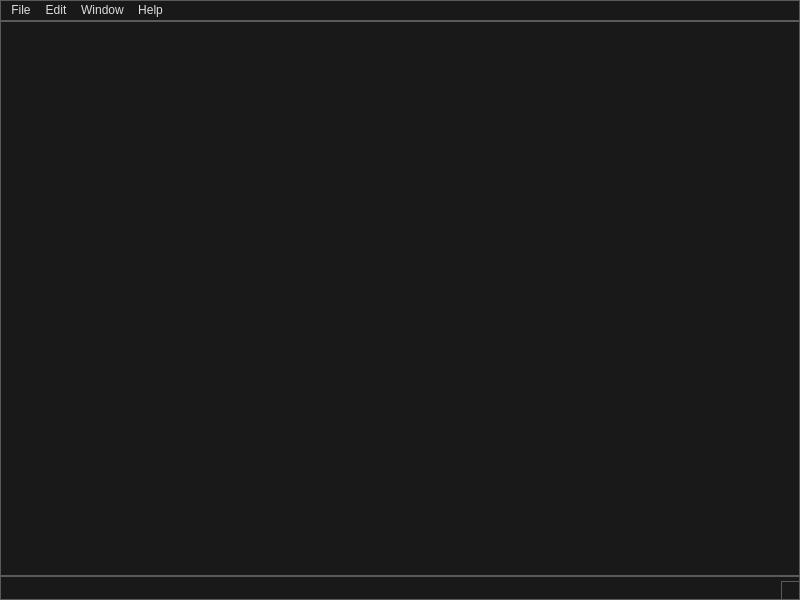
<?xml version="1.0" encoding="UTF-8"?>
<ui version="4.0">
 <class>MainWindow</class>
 <widget class="QMainWindow" name="MainWindow">
  <property name="geometry">
   <rect>
    <x>0</x>
    <y>0</y>
    <width>800</width>
    <height>600</height>
   </rect>
  </property>
  <property name="windowTitle">
   <string>MainWindow</string>
  </property>
  <property name="styleSheet">
   <string notr="true">/*
	Copyright 2013 Emanuel Claesson

	Licensed under the Apache License, Version 2.0 (the &quot;License&quot;);
	you may not use this file except in compliance with the License.
	You may obtain a copy of the License at

		http://www.apache.org/licenses/LICENSE-2.0

	Unless required by applicable law or agreed to in writing, software
	distributed under the License is distributed on an &quot;AS IS&quot; BASIS,
	WITHOUT WARRANTIES OR CONDITIONS OF ANY KIND, either express or implied.
	See the License for the specific language governing permissions and
	limitations under the License.
*/

/*
	COLOR_DARK     = #191919
	COLOR_MEDIUM   = #353535
	COLOR_MEDLIGHT = #5A5A5A
	COLOR_LIGHT    = #DDDDDD
	COLOR_ACCENT   = #3D7848
*/

* {
	background: #191919;
	color: #DDDDDD;
	border: 1px solid #5A5A5A;
}

QWidget::item:selected {
	background: #3D7848;
}

QCheckBox, QRadioButton {
	border: none;
}

QRadioButton::indicator, QCheckBox::indicator {
	width: 13px;
	height: 13px;
}

QRadioButton::indicator::unchecked, QCheckBox::indicator::unchecked {
	border: 1px solid #5A5A5A;
	background: none;
}

QRadioButton::indicator:unchecked:hover, QCheckBox::indicator:unchecked:hover {
	border: 1px solid #DDDDDD;
}

QRadioButton::indicator::checked, QCheckBox::indicator::checked {
	border: 1px solid #5A5A5A;
	background: #5A5A5A;
}

QRadioButton::indicator:checked:hover, QCheckBox::indicator:checked:hover {
	border: 1px solid #DDDDDD;
	background: #DDDDDD;
}

QGroupBox {
	margin-top: 6px;
}

QGroupBox::title {
	top: -7px;
	left: 7px;
}

QScrollBar {
	border: 1px solid #5A5A5A;
	background: #191919;
}

QScrollBar:horizontal {
	height: 15px;
	margin: 0px 0px 0px 32px;
}

QScrollBar:vertical {
	width: 15px;
	margin: 32px 0px 0px 0px;
}

QScrollBar::handle {
	background: #353535;
	border: 1px solid #5A5A5A;
}

QScrollBar::handle:horizontal {
	border-width: 0px 1px 0px 1px;
}

QScrollBar::handle:vertical {
	border-width: 1px 0px 1px 0px;
}

QScrollBar::handle:horizontal {
	min-width: 20px;
}

QScrollBar::handle:vertical {
	min-height: 20px;
}

QScrollBar::add-line, QScrollBar::sub-line {
	background:#353535;
	border: 1px solid #5A5A5A;
	subcontrol-origin: margin;
}

QScrollBar::add-line {
	position: absolute;
}

QScrollBar::add-line:horizontal {
	width: 15px;
	subcontrol-position: left;
	left: 15px;
}

QScrollBar::add-line:vertical {
	height: 15px;
	subcontrol-position: top;
	top: 15px;
}

QScrollBar::sub-line:horizontal {
	width: 15px;
	subcontrol-position: top left;
}

QScrollBar::sub-line:vertical {
	height: 15px;
	subcontrol-position: top;
}

QScrollBar:left-arrow, QScrollBar::right-arrow, QScrollBar::up-arrow, QScrollBar::down-arrow {
	border: 1px solid #5A5A5A;
	width: 3px;
	height: 3px;
}

QScrollBar::add-page, QScrollBar::sub-page {
	background: none;
}

QAbstractButton:hover {
	background: #353535;
}

QAbstractButton:pressed {
	background: #5A5A5A;
}

QAbstractItemView {
	show-decoration-selected: 1;
	selection-background-color: #3D7848;
	selection-color: #DDDDDD;
	alternate-background-color: #353535;
}

QHeaderView {
	border: 1px solid #5A5A5A;
}

QHeaderView::section {
	background: #191919;
	border: 1px solid #5A5A5A;
	padding: 4px;
}

QHeaderView::section:selected, QHeaderView::section::checked {
	background: #353535;
}

QTableView {
	gridline-color: #5A5A5A;
}

QTabBar {
	margin-left: 2px;
}

QTabBar::tab {
	border-radius: 0px;
	padding: 4px;
	margin: 4px;
}

QTabBar::tab:selected {
	background: #353535;
}

QComboBox::down-arrow {
	border: 1px solid #5A5A5A;
	background: #353535;
}

QComboBox::drop-down {
	border: 1px solid #5A5A5A;
	background: #353535;
}

QComboBox::down-arrow {
	width: 3px;
	height: 3px;
	border: 1px solid #5A5A5A;
}

QAbstractSpinBox {
	padding-right: 15px;
}

QAbstractSpinBox::up-button, QAbstractSpinBox::down-button {
	border: 1px solid #5A5A5A;
	background: #353535;
	subcontrol-origin: border;
}

QAbstractSpinBox::up-arrow, QAbstractSpinBox::down-arrow {
	width: 3px;
	height: 3px;
	border: 1px solid #5A5A5A;
}

QSlider {
	border: none;
}

QSlider::groove:horizontal {
	height: 5px;
	margin: 4px 0px 4px 0px;
}

QSlider::groove:vertical {
	width: 5px;
	margin: 0px 4px 0px 4px;
}

QSlider::handle {
	border: 1px solid #5A5A5A;
	background: #353535;
}

QSlider::handle:horizontal {
	width: 15px;
	margin: -4px 0px -4px 0px;
}

QSlider::handle:vertical {
	height: 15px;
	margin: 0px -4px 0px -4px;
}

QSlider::add-page:vertical, QSlider::sub-page:horizontal {
	background: #3D7848;
}

QSlider::sub-page:vertical, QSlider::add-page:horizontal {
	background: #353535;
}

QLabel {
	border: none;
}

QProgressBar {
	text-align: center;
}

QProgressBar::chunk {
	width: 1px;
	background-color: #3D7848;
}

QMenu::separator {
	background: #353535;
}</string>
  </property>
  <widget class="QWidget" name="centralwidget"/>
  <widget class="QMenuBar" name="menubar">
   <property name="geometry">
    <rect>
     <x>0</x>
     <y>0</y>
     <width>800</width>
     <height>23</height>
    </rect>
   </property>
   <widget class="QMenu" name="menuFile">
    <property name="title">
     <string>File</string>
    </property>
   </widget>
   <widget class="QMenu" name="menuEdit">
    <property name="title">
     <string>Edit</string>
    </property>
   </widget>
   <widget class="QMenu" name="menuWindow">
    <property name="title">
     <string>Window</string>
    </property>
    <addaction name="actionText_to_Image"/>
    <addaction name="actionStable_Diffusion_Animation"/>
   </widget>
   <widget class="QMenu" name="menuHelp">
    <property name="title">
     <string>Help</string>
    </property>
    <addaction name="actionaiNodes_Help"/>
    <addaction name="separator"/>
    <addaction name="actionAbout_aiNodes"/>
   </widget>
   <addaction name="menuFile"/>
   <addaction name="menuEdit"/>
   <addaction name="menuWindow"/>
   <addaction name="menuHelp"/>
  </widget>
  <widget class="QStatusBar" name="statusbar"/>
  <action name="actionaiNodes_Help">
   <property name="text">
    <string>aiNodes Help</string>
   </property>
  </action>
  <action name="actionAbout_aiNodes">
   <property name="text">
    <string>About aiNodes</string>
   </property>
  </action>
  <action name="actionText_to_Image">
   <property name="text">
    <string>Stable Diffusion Still Mode</string>
   </property>
  </action>
  <action name="actionStable_Diffusion_Animation">
   <property name="text">
    <string>Stable Diffusion Animation</string>
   </property>
  </action>
 </widget>
 <resources/>
 <connections/>
</ui>
